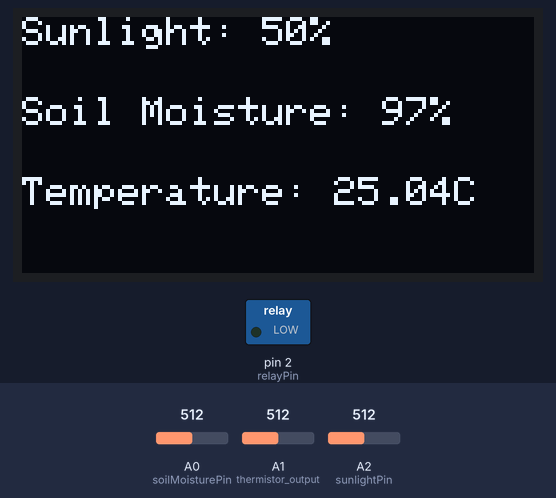
Recording of a sketch running on a simulated Arduino Uno, built with avr-gcc and run on an emulated ATmega328P. Parts: 128×64 one-colour display, switched loads named in the sketch (green lamp = pin HIGH). Inputs (shaded band) come from the test bench; at power-on: A1 (thermistor_output) = 512, A0 (soilMoisturePin) = 512, A2 (sunlightPin) = 512. The display library's start-up logo is not drawn; what the sketch prints to the serial monitor is not drawn.

Above: at 3.2 s.
3.3 s: A1 (thermistor_output) set to 306
At 4.6 s:
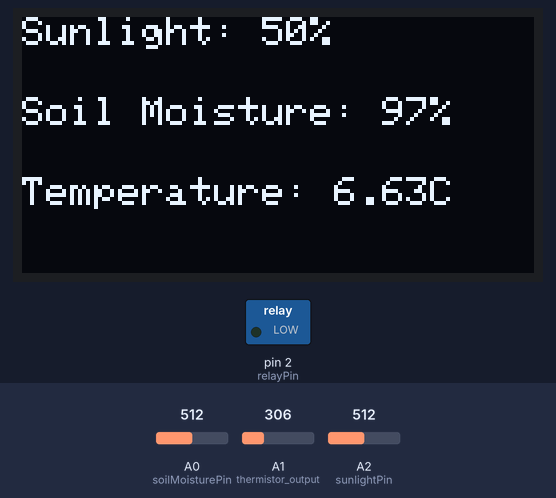
4.9 s: A0 (soilMoisturePin) set to 716
At 6.1 s:
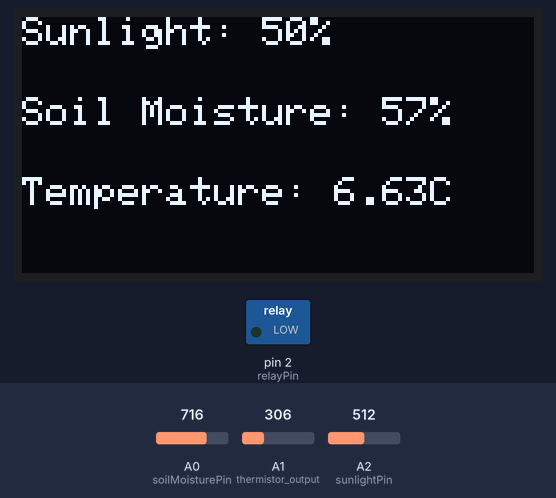
6.6 s: A1 (thermistor_output) set to 696
At 7.5 s:
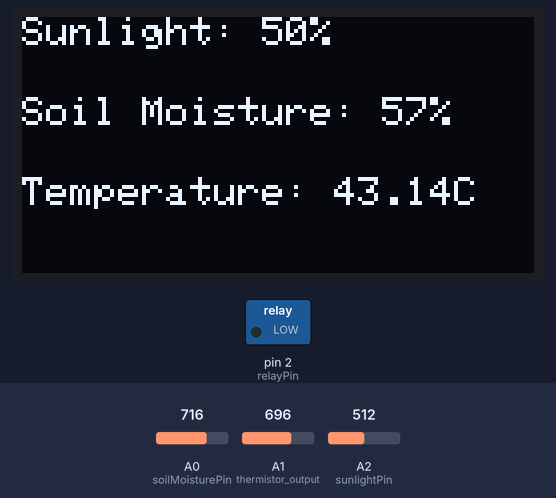
8.2 s: A1 (thermistor_output) set to 730
At 8.8 s:
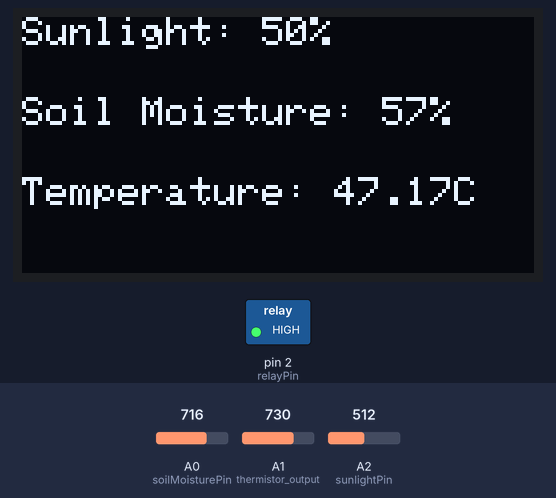
9.9 s: A2 (sunlightPin) set to 716
At 11.2 s:
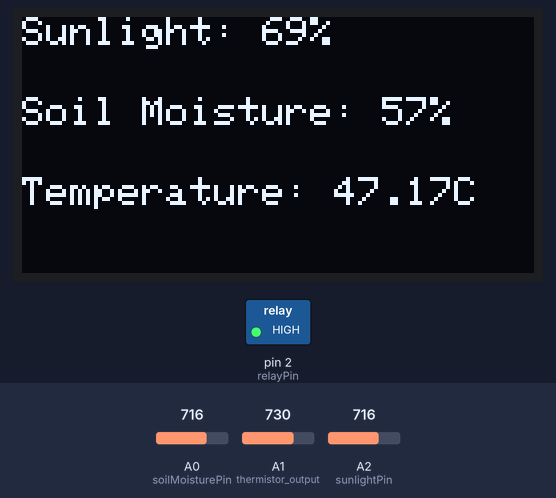
11.5 s: A0 (soilMoisturePin) set to 900
At 12.7 s:
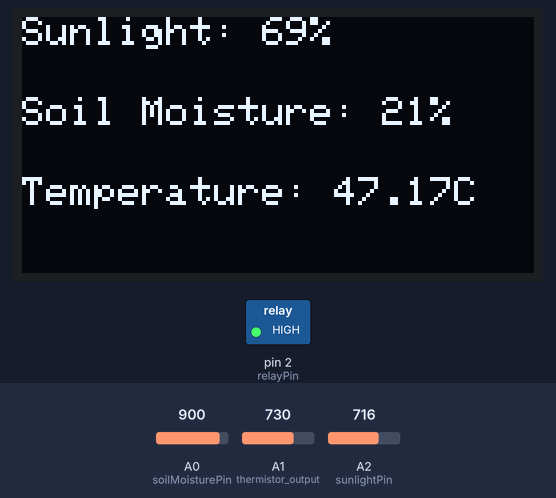
Timing chart, 0 to 14.1 s (numbered marks = the images above; inputs shaded):
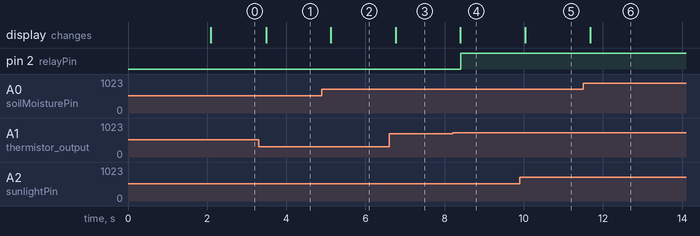

Measured:
- the behaviour switches between 712 and 713 on A1 (thermistor_output) (found by bisection; images 3 and 4)
- after the input at 3.3 s, the display: changes after 0.19 s (image 1)
- after the input at 4.9 s, the display: changes after 0.23 s (image 2)
- after the input at 6.6 s, the display: changes after 0.17 s (image 3)
- after the input at 8.2 s, pin 2 (relayPin): LOW → HIGH after 0.20 s; the display: changes after 0.20 s (image 4)
- after the input at 9.9 s, the display: changes after 0.14 s (image 5)
- after the input at 11.5 s, the display: changes after 0.17 s (image 6)

The sketch:

SMART-POT.ino
```cpp
// Smart Pot
// A simple way to manage indoor plants using arduino
// Made with love by @elmarcsalvador

#include <math.h> //math library to calculate complex equations described in this code (Steinhart-Hart Equation)

#include <SPI.h>                //     Used to
#include <Wire.h>               //     Control
#include <Adafruit_GFX.h>       //       the
#include <Adafruit_SSD1306.h>   //   OLED DISPLAY

#define SCREEN_WIDTH 128 //defining width of the oled screen (i.e. 128 pixels)
#define SCREEN_HEIGHT 64 //defining height of the oled screen (i.e. 64 pixels)

#define OLED_RESET     -1 //used to handle display with the reset function of the microcontroller board (Arduino UNO)
#define SCREEN_ADDRESS 0x3C //defining the I2C address of the OLED display
Adafruit_SSD1306 display(SCREEN_WIDTH, SCREEN_HEIGHT, &Wire, OLED_RESET); //configuring the display settings by using Adafruit's library for OLED displays (SSD1306)

const int soilMoisturePin = A0; //set AVOT of moisture sensor to A0 pin of the microcontroller
const int sunlightPin = A2; //set AO of LDR to A2 pin of the microcontroller
const int thermistor_output = A1; //set AO of thermistor to A1 pin of the microcontroller
const int relayPin = 2; //set IN of relay to D2 pin of the microcontroller


void setup() {
  //for additional debugging (not required necessarily)
  Serial.begin(9600);
  if (!display.begin(SSD1306_SWITCHCAPVCC, SCREEN_ADDRESS)) {
    Serial.println(F("SSD1306 allocation failed"));
  }
  pinMode(relayPin, OUTPUT);//setting D2 as output
  //initializing the display
  display.display();
  delay(2000);
  display.clearDisplay();
}

void loop() {
  int moisture = analogRead(soilMoisturePin);//function to read moisture data
  int moist = map(moisture, 1012, 500, 0, 100);//function to map moisture data to percentage
  // conditions for calibration of moisture sensor ([!] may vary on different soil, be sure to alter before upload)
  if (moisture<80){
    moist = 100;
    }
  else if (moisture>1012){
    moist = 0;
    }
  int sunlight = map(analogRead(sunlightPin), 0, 1023, 0, 100);//function to calculate sunlight intensity

  //function to find temperature from thermistor by using Steinhart-Hart equation
  int thermistor_adc_val;
  double output_voltage, thermistor_resistance, therm_res_ln, temperature;
  thermistor_adc_val = analogRead(thermistor_output);
  output_voltage = ( (thermistor_adc_val * 5.0) / 1023.0 );
  thermistor_resistance = ( ( 5 * ( 10.0 / output_voltage ) ) - 10 ); // resistance in kilo ohms
  thermistor_resistance = thermistor_resistance * 1000 ; // resistance in ohms
  therm_res_ln = log(thermistor_resistance);
  //  Steinhart-Hart Thermistor Equation:
  //  temperature in Kelvin = 1 / (A + B[ln(R)] + C[ln(R)]^3)
  //  where A = 0.001129148, B = 0.000234125 and C = 8.76741*10^-8
  temperature = ( 1 / ( 0.001129148 + ( 0.000234125 * therm_res_ln ) + ( 0.0000000876741 * therm_res_ln * therm_res_ln * therm_res_ln ) ) ); //temperature in Kelvin
  temperature = temperature - 273.15; //temperature in degree Celsius

  //function to show the realtime data on the OLED display
  display.clearDisplay();
  display.setTextSize(1);
  display.setTextColor(SSD1306_WHITE);

  display.setCursor(0, 0);
  display.print(F("Sunlight: "));
  display.print(sunlight);
  display.print(F("%"));

  display.setCursor(0, 20);
  display.print(F("Soil Moisture: "));
  display.print(moist);
  display.print(F("%"));

  display.setCursor(0, 40);
  display.print(F("Temperature: "));
  display.print(temperature);
  display.print(F("C"));

  display.display();
  //for additional debugging (not required necessarily)
  Serial.print(sunlight);
  Serial.print(",");
  Serial.print(moist);
  Serial.print(",");
  Serial.print(moisture);
  Serial.print(",");
  Serial.println(temperature);

  //conditions for watering ([!]may vary depending upon the plant, be sure to alter before upload)
   if (moist < 54) {
    digitalWrite(relayPin, HIGH);
  } else {
    digitalWrite(relayPin, LOW);
  }

  if (sunlight > 98 && moist < 64) {
    digitalWrite(relayPin, HIGH);
  }
  else {
    digitalWrite(relayPin, LOW);
  }
  if (temperature > 45 && moist < 60) {
    digitalWrite(relayPin, HIGH);
  }
  else {
    digitalWrite(relayPin, LOW);
  }

  delay(200);//each realtime data is updated with a delay of 200ms
}
```
